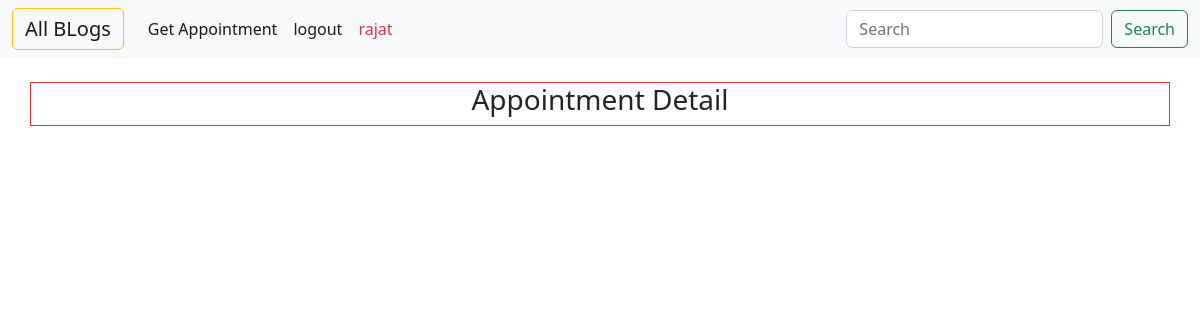
Before: /myapps/ (signed in) with the older database file.
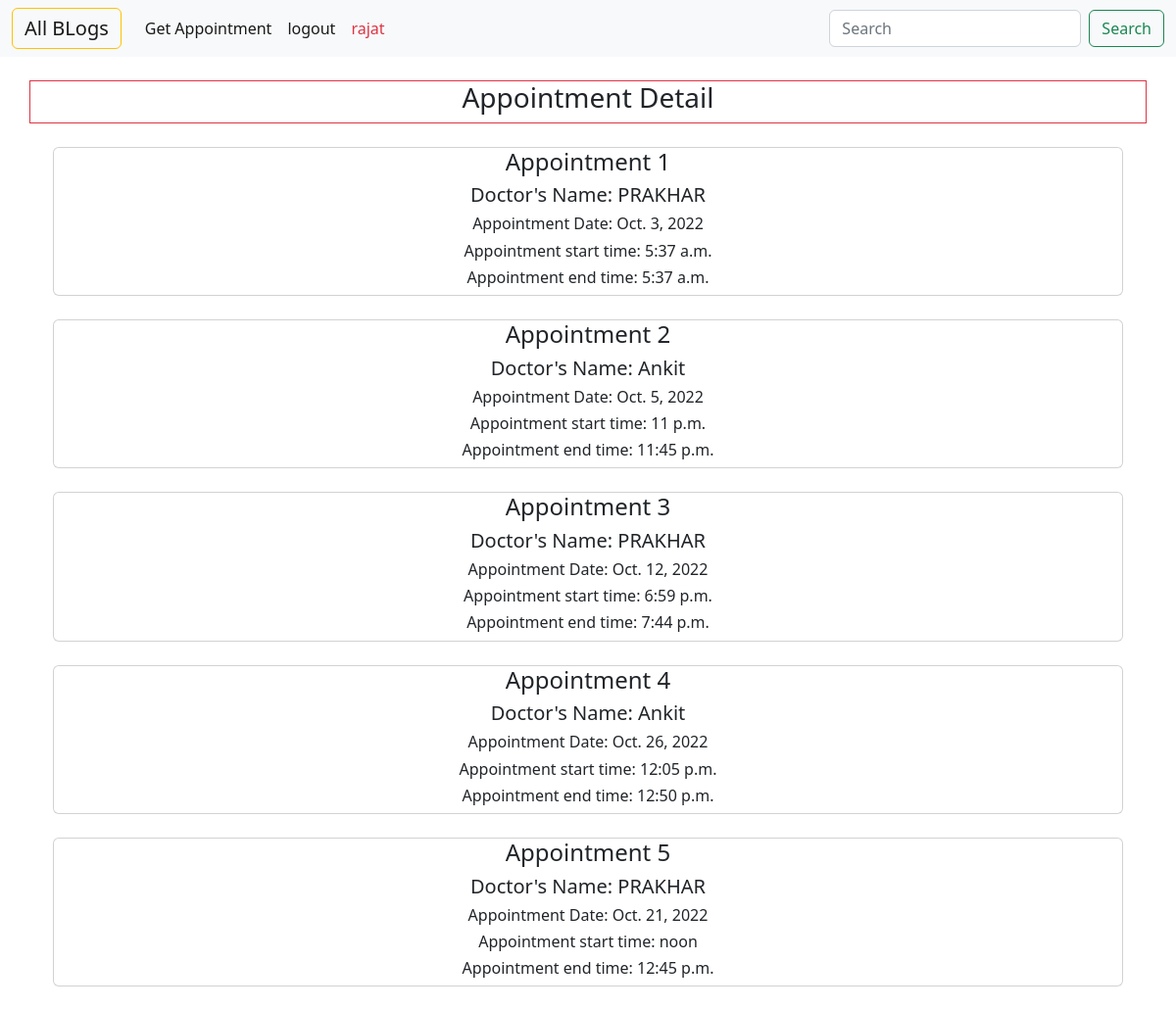
After: the same page with the newer database file.
### accounts/models.py (models this page shows, shortened)
class MyUser(AbstractBaseUser,PermissionsMixin):
    username = models.CharField(
        verbose_name='username',
        max_length=255,
        unique=True,
    )
    first_name=models.CharField(max_length=100,)
    last_name=models.CharField(max_length=100,)
    email=models.EmailField(max_length=50, blank=True)
    address=models.CharField(max_length=100, null=True, blank=True)
    city=models.CharField(max_length=50, null=True, blank=True)
    pincode=models.CharField(max_length=6,null=True, blank=True)
    state = models.CharField(choices=state_choices, max_length=255, null=True, blank=True)
    profile_pic = models.FileField(null=True, blank=True, upload_to='images')
    patient=models.BooleanField(default=False)
    doctor=models.BooleanField(default=False)
    is_active = models.BooleanField(default=True)
    is_admin = models.BooleanField(default=False)
    created_at=models.DateTimeField(auto_now_add=True)
    updated_at=models.DateTimeField(auto_now_add=True )
    is_superuser = models.BooleanField(default=False)
    objects = MyUserManager()
    USERNAME_FIELD = 'username'
    REQUIRED_FIELDS = []

class Appointment(models.Model):
    doctor_name = models.ForeignKey(MyUser, on_delete=models.CASCADE, related_name='%(class)s_requests_doctor')
    patient_name = models.ForeignKey(MyUser, on_delete=models.CASCADE, related_name='%(class)s_requests_patient')
    app_date = models.DateField()
    app_time = models.TimeField()
    end_time = models.TimeField()
    speciality = models.CharField(choices=SPECIALITY, max_length=100)

### accounts/views.py (the view)
# urls.py: path('myapps/', views.view_allapp, name='myapps'),
@login_required(login_url='login')
def view_allapp(request):
    data = Appointment.objects.filter(patient_name=request.user)
    return render(request, 'appointment/viewappoint_1.html', {'data': data})

### templates/appointment/viewappoint_1.html (shortened to what this page needs)
{% extends 'accounts/base.html' %}
{% load static %}
{% block body %}
<br>
<div class="container text-center">
    <div class="row">
        <div class="col-sm-12 text-dark  border border-danger">
            <H3>Appointment Detail</H3>
        </div>
    </div>
    <br>
    <div class="container">
        {% for i in data %}
        <div class="card">
            <div class="card__body">
                <h4>Appointment {{forloop.counter}}</h4>
                <h5 class="text">Doctor's Name: {{i.doctor_name.first_name}}</h5>
                <h6 class="text">Appointment Date: {{i.app_date}}</h6>
                <h6 class="text">Appointment start time: {{i.app_time}}</h6>
                <h6 class="text">Appointment end time: {{i.end_time}}</h6>
            </div>
        </div>
        <br>
        {% endfor %}
    </div>
    {% endblock body %}

### templates/accounts/base.html (shortened to what this page needs)
<!doctype html>
{% load static %}
<html lang="en">
  <head>
    <link href="https://cdn.jsdelivr.net/npm/bootstrap@5.2.1/dist/css/bootstrap.min.css" rel="stylesheet">
  </head>
  <body>
    {% if request.user.is_authenticated and request.user.doctor %}
    <nav class="navbar navbar-expand-lg bg-info">
        <div class="container-fluid">
          <a class="navbar-brand  btn btn-outline-success " href="{% url 'blogs' %}">All Blogs</a>
          <button class="navbar-toggler" type="button" data-bs-toggle="collapse" data-bs-target="#navbarSupportedContent" aria-controls="navbarSupportedContent" aria-expanded="false" aria-label="Toggle navigation">
            <span class="navbar-toggler-icon"></span>
          </button>
          <div class="collapse navbar-collapse" id="navbarSupportedContent">
            <ul class="navbar-nav me-auto mb-2 mb-lg-0">
              <li class="nav-item">
                <a class="nav-link active " aria-current="page" href="{% url 'myblogs' %}">My Blogs</a>
              </li>
              <li class="nav-item">
                <a class="nav-link active" href="{% url 'drafts' %}">Draft</a>
              </li>
              <li class="nav-item">
                <a class="nav-link active" href="{% url 'create' %}">Create Blog</a>
              </li>
              <li class="nav-item">
                <a class="nav-link active " href="{% url 'logout' %}">Logout</a>
              </li>
              <li class="nav-item">
                <a class="nav-link active text-danger">Doctor: {{request.user.username}}</a>
              </li>
            </ul>
            {% else %}
            <nav class="navbar navbar-expand-lg bg-light">
              <div class="container-fluid">
                <a class="navbar-brand btn btn-outline-warning" href="{% url 'blogs' %}">All BLogs</a>
                <div class="collapse navbar-collapse" id="navbarSupportedContent">
                  <ul class="navbar-nav me-auto mb-2 mb-lg-0">
                    <li class="nav-item">
                      <a class="nav-link active" aria-current="page" href="{% url 'appoint' %}">Get Appointment</a>
                    </li>
                    <li class="nav-item">
                      <a class="nav-link active" href="{% url 'logout' %}">logout</a>
                    </li>
                    <li class="nav-item">
                      <a class="nav-link active text-danger" >{{request.user.username}}</a>
                    </li>
                  </ul>
                  {% endif %}
            <form class="d-flex" role="search">
              <input class="form-control me-2" type="search" placeholder="Search" aria-label="Search">
              <button class="btn btn-outline-success" type="submit">Search</button>
            </form>
          </div>
        </div>
      </nav>
    {% block body %}
    {% endblock body %}
  </body>
</html>

Changed rows visible on the page:
added Appointment: doctor_name.first_name "PRAKHAR", app_date "Oct. 3, 2022", app_time "5:37 a.m.", end_time "5:37 a.m."
added Appointment: doctor_name.first_name "Ankit", app_date "Oct. 5, 2022", app_time "11 p.m.", end_time "11:45 p.m."
added Appointment: doctor_name.first_name "PRAKHAR", app_date "Oct. 12, 2022", app_time "6:59 p.m.", end_time "7:44 p.m."
added Appointment: doctor_name.first_name "Ankit", app_date "Oct. 26, 2022", app_time "12:05 p.m.", end_time "12:50 p.m."
added Appointment: doctor_name.first_name "PRAKHAR", app_date "Oct. 21, 2022", app_time "noon", end_time "12:45 p.m."
